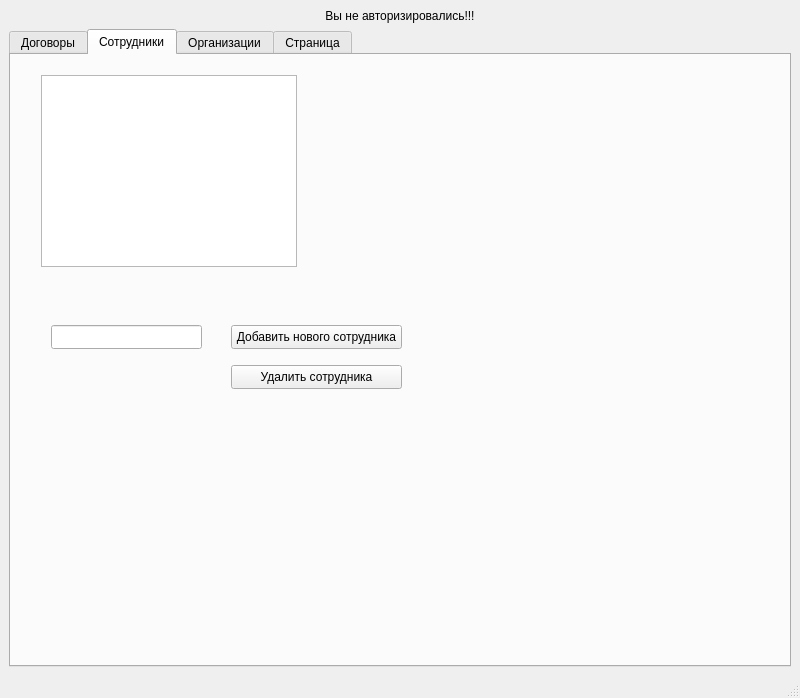
<?xml version="1.0" encoding="UTF-8"?>
<ui version="4.0">
 <class>WorkWindow</class>
 <widget class="QMainWindow" name="WorkWindow">
  <property name="geometry">
   <rect>
    <x>0</x>
    <y>0</y>
    <width>800</width>
    <height>698</height>
   </rect>
  </property>
  <property name="windowTitle">
   <string>MainWindow</string>
  </property>
  <widget class="QWidget" name="centralwidget">
   <layout class="QVBoxLayout" name="verticalLayout">
    <item>
     <widget class="QLabel" name="lb_authorization">
      <property name="text">
       <string>Вы не авторизировались!!!</string>
      </property>
      <property name="alignment">
       <set>Qt::AlignCenter</set>
      </property>
     </widget>
    </item>
    <item>
     <widget class="QTabWidget" name="tab_w_main">
      <property name="currentIndex">
       <number>1</number>
      </property>
      <widget class="QWidget" name="tab">
       <attribute name="title">
        <string>Договоры</string>
       </attribute>
       <layout class="QVBoxLayout" name="verticalLayout_2">
        <item>
         <layout class="QHBoxLayout" name="horizontalLayout">
          <item>
           <widget class="QGroupBox" name="gb_plan_month">
            <property name="title">
             <string>План на месяц</string>
            </property>
            <layout class="QGridLayout" name="gridLayout">
             <item row="0" column="0">
              <widget class="QPushButton" name="pb_open_plan_month">
               <property name="text">
                <string>Открыть для добавления договора</string>
               </property>
              </widget>
             </item>
             <item row="1" column="0">
              <widget class="QPushButton" name="pb_create_plan_month">
               <property name="text">
                <string>Создать с указание адреса</string>
               </property>
              </widget>
             </item>
             <item row="0" column="2">
              <widget class="QLineEdit" name="le_plan_month"/>
             </item>
             <item row="2" column="0">
              <widget class="QPushButton" name="pb_create_plan_month_default">
               <property name="text">
                <string>Создать .docx по дефолту</string>
               </property>
              </widget>
             </item>
            </layout>
           </widget>
          </item>
          <item>
           <widget class="QGroupBox" name="gb_plan_week">
            <property name="title">
             <string>План на неделю</string>
            </property>
            <layout class="QHBoxLayout" name="horizontalLayout_20">
             <item>
              <widget class="QPushButton" name="pb_open_plan_week">
               <property name="text">
                <string>Открыть</string>
               </property>
              </widget>
             </item>
             <item>
              <widget class="QPushButton" name="pb_create_plan_week">
               <property name="text">
                <string>Создать</string>
               </property>
              </widget>
             </item>
             <item>
              <widget class="QLineEdit" name="le_plan_week"/>
             </item>
            </layout>
           </widget>
          </item>
         </layout>
        </item>
        <item>
         <layout class="QHBoxLayout" name="horizontalLayout_2">
          <item>
           <widget class="QGroupBox" name="gb_contract_end">
            <property name="title">
             <string>Ближайшие закрытия</string>
            </property>
            <layout class="QHBoxLayout" name="horizontalLayout_19">
             <item>
              <widget class="QPushButton" name="pb_open_contract_end">
               <property name="text">
                <string>Открыть</string>
               </property>
              </widget>
             </item>
             <item>
              <widget class="QPushButton" name="pb_create_contract_end">
               <property name="text">
                <string>Создать</string>
               </property>
              </widget>
             </item>
             <item>
              <widget class="QLineEdit" name="le_contract_end"/>
             </item>
            </layout>
           </widget>
          </item>
          <item>
           <widget class="QGroupBox" name="gb_budget">
            <property name="title">
             <string>Бюджет</string>
            </property>
            <layout class="QHBoxLayout" name="horizontalLayout_18">
             <item>
              <widget class="QPushButton" name="pb_open_budget">
               <property name="text">
                <string>Открыть</string>
               </property>
              </widget>
             </item>
             <item>
              <widget class="QPushButton" name="pb_create_budget">
               <property name="text">
                <string>Создать</string>
               </property>
              </widget>
             </item>
             <item>
              <widget class="QLineEdit" name="le_budget"/>
             </item>
            </layout>
           </widget>
          </item>
         </layout>
        </item>
        <item>
         <layout class="QHBoxLayout" name="horizontalLayout_4"/>
        </item>
        <item>
         <layout class="QHBoxLayout" name="horizontalLayout_3">
          <item>
           <spacer name="horizontalSpacer">
            <property name="orientation">
             <enum>Qt::Horizontal</enum>
            </property>
            <property name="sizeHint" stdset="0">
             <size>
              <width>40</width>
              <height>20</height>
             </size>
            </property>
           </spacer>
          </item>
          <item>
           <widget class="QPushButton" name="pb_add_new_contract">
            <property name="text">
             <string>Добавить новый договор</string>
            </property>
           </widget>
          </item>
          <item>
           <widget class="QPushButton" name="pushButton">
            <property name="text">
             <string>Показать таблицу</string>
            </property>
           </widget>
          </item>
          <item>
           <spacer name="horizontalSpacer_2">
            <property name="orientation">
             <enum>Qt::Horizontal</enum>
            </property>
            <property name="sizeHint" stdset="0">
             <size>
              <width>40</width>
              <height>20</height>
             </size>
            </property>
           </spacer>
          </item>
         </layout>
        </item>
       </layout>
      </widget>
      <widget class="QWidget" name="tab_2">
       <attribute name="title">
        <string>Сотрудники</string>
       </attribute>
       <widget class="QListWidget" name="lw_employees">
        <property name="geometry">
         <rect>
          <x>30</x>
          <y>20</y>
          <width>256</width>
          <height>192</height>
         </rect>
        </property>
       </widget>
       <widget class="QPushButton" name="pb_add_employee">
        <property name="geometry">
         <rect>
          <x>220</x>
          <y>270</y>
          <width>171</width>
          <height>24</height>
         </rect>
        </property>
        <property name="text">
         <string>Добавить нового сотрудника</string>
        </property>
       </widget>
       <widget class="QLineEdit" name="le_add_employee">
        <property name="geometry">
         <rect>
          <x>40</x>
          <y>270</y>
          <width>151</width>
          <height>24</height>
         </rect>
        </property>
       </widget>
       <widget class="QPushButton" name="pb_delete_employee">
        <property name="geometry">
         <rect>
          <x>220</x>
          <y>310</y>
          <width>171</width>
          <height>24</height>
         </rect>
        </property>
        <property name="text">
         <string>Удалить сотрудника</string>
        </property>
       </widget>
      </widget>
      <widget class="QWidget" name="tab_3">
       <attribute name="title">
        <string>Организации</string>
       </attribute>
      </widget>
      <widget class="QWidget" name="tab_4">
       <attribute name="title">
        <string>Страница</string>
       </attribute>
      </widget>
     </widget>
    </item>
   </layout>
  </widget>
  <widget class="QMenuBar" name="menubar">
   <property name="geometry">
    <rect>
     <x>0</x>
     <y>0</y>
     <width>800</width>
     <height>21</height>
    </rect>
   </property>
  </widget>
  <widget class="QStatusBar" name="statusbar"/>
 </widget>
 <resources/>
 <connections/>
</ui>
